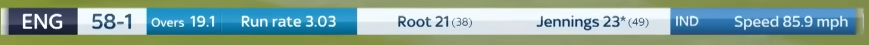
#> input picture pics/test1.png, 1737 x 90 px, found by its file name (shown at 1/2 size)
$ python upscaling.py
#> lines starting #> are read from the running program, lines starting #| are printed output that depends on the picture
import cv2
import pytesseract
from PIL import Image

img = cv2.imread("test1.png")
#> img is the input picture: shape (90, 1737, 3); mean B, G, R 151.5, 162.8, 133.1

# increase size
img = cv2.resize(img, None, fx=2, fy=2, interpolation=cv2.INTER_CUBIC)
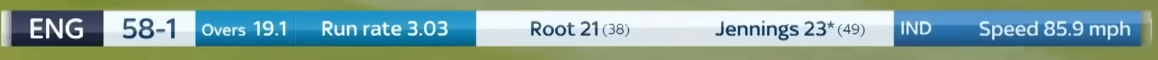
#> img: shape (180, 3474, 3) (shown at 1/3 size); mean B, G, R 151.4, 162.8, 133.1

cv2.imwrite("big.png", img)
